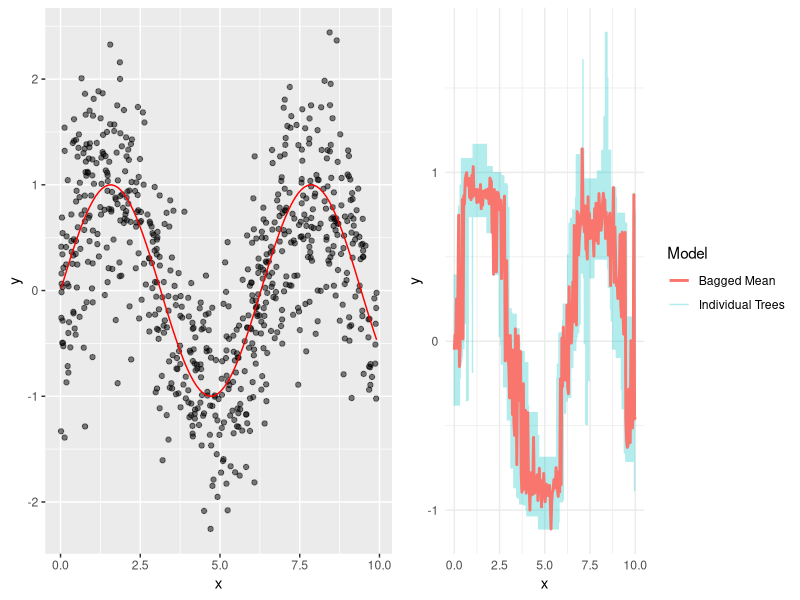

Write the R code that produced this figure.
# we want to visualize how bagging works, e.g.
# that the predicitions of the base learners are averaged
# -> creates 100 trees on bootstrapped toy data; visualizes them with their respective average

library(ggplot2)
library(rpart)
library(gridExtra)

set.seed(700)

# we model the sinus function as toy data
n <- 700
x <- runif(n, 0, 10)
y <- sin(x) + rnorm(n, sd=0.6)

data <- data.frame(x=x, y=y)

# fit data on bootstrapped toy data
trees <- lapply(1:100, function(i) {
  samp <- sample(n, replace=TRUE)
  rpart(y ~ x, data=data[samp,], method="anova")
})
x_seq <- seq(0, 10, length.out=250)
preds <- sapply(trees, function(tree) predict(tree, newdata=data.frame(x=x_seq)))

# mean acquired via bagging
mean_preds <- rowMeans(preds)

# combined into a dataframe for plotting
plot_df <- data.frame(x = rep(x_seq, each = 101), 
                      y = c(t(preds), mean_preds),
                      Model = factor(c(rep("Individual Trees", 100), "Bagged Mean")))

# visualization of toy data
p1 <- ggplot(data, aes(x=x, y=y)) +
  geom_point(alpha=0.5) +
  stat_function(fun = sin, color = "red")

# visualization of tree's predictions and mean (bagged)
p2 <- ggplot(plot_df, aes(x=x, y=y, color=Model)) +
  geom_line(alpha=0.3) +
  geom_line(data = subset(plot_df, Model == "Bagged Mean"), size=1.0) +
  theme_minimal()

# combined plots with equal width for slide
combined_plot <- grid.arrange(p1, p2, ncol=2, widths=c(1, 1))

ggsave("../figure/bagging-mean.png", plot = combined_plot, width = 16, height = 8, dpi = 300)
